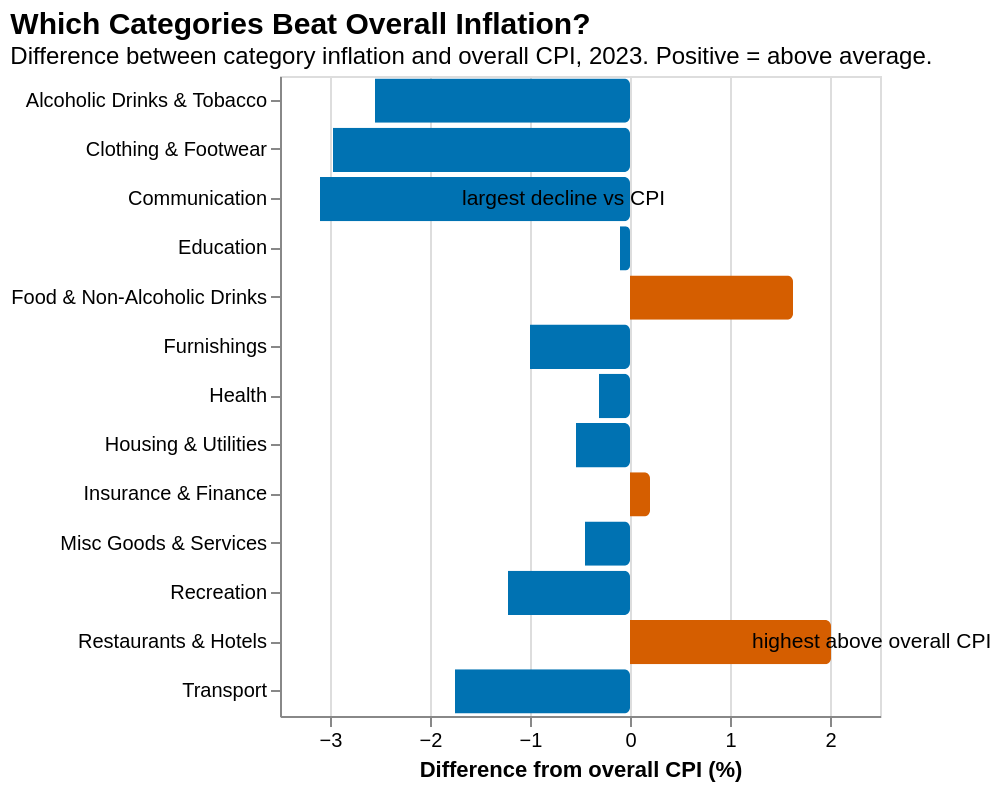

Vega-Lite specification for this chart:
### Vega-Lite specification from a JSON file in a GitHub repository (floating-point values rounded to 4 significant figures)
{"$schema": "https://vega.github.io/schema/vega-lite/v5.json", "title": {"text": "Which Categories Beat Overall Inflation?", "subtitle": "Difference between category inflation and overall CPI, 2023. Positive = above average.", "anchor": "start", "fontSize": 15, "subtitleFontSize": 12}, "width": "container", "height": 320, "layer": [{"data": {"values": [{"label": "Restaurants & Hotels", "diff": 2.01}, {"label": "Food & Non-Alcoholic Drinks", "diff": 1.63}, {"label": "Insurance & Finance", "diff": 0.2}, {"label": "Education", "diff": -0.1}, {"label": "Health", "diff": -0.31}, {"label": "Misc Goods & Services", "diff": -0.45}, {"label": "Housing & Utilities", "diff": -0.54}, {"label": "Furnishings", "diff": -1.0}, {"label": "Recreation", "diff": -1.22}, {"label": "Transport", "diff": -1.75}, {"label": "Alcoholic Drinks & Tobacco", "diff": -2.55}, {"label": "Clothing & Footwear", "diff": -2.97}, {"label": "Communication", "diff": -3.1}]}, "mark": {"type": "bar", "cornerRadiusEnd": 3}, "encoding": {"y": {"field": "label", "type": "nominal", "sort": "-x", "title": null}, "x": {"field": "diff", "type": "quantitative", "title": "Difference from overall CPI (%)", "axis": {"grid": true}}, "color": {"condition": {"test": "datum.diff > 0", "value": "#D55E00"}, "value": "#0072B2"}, "tooltip": [{"field": "label", "title": "Category"}, {"field": "diff", "title": "Diff from overall (%)", "format": ".2f"}]}}, {"data": {"values": [{"x": 1.1, "label": "Restaurants & Hotels", "note": "highest above overall CPI"}, {"x": -1.8, "label": "Communication", "note": "largest decline vs CPI"}]}, "mark": {"type": "text", "fontSize": 10.5, "color": "#000000", "align": "left", "dx": 6}, "encoding": {"x": {"field": "x", "type": "quantitative"}, "y": {"field": "label", "type": "nominal"}, "text": {"field": "note"}}}]}
